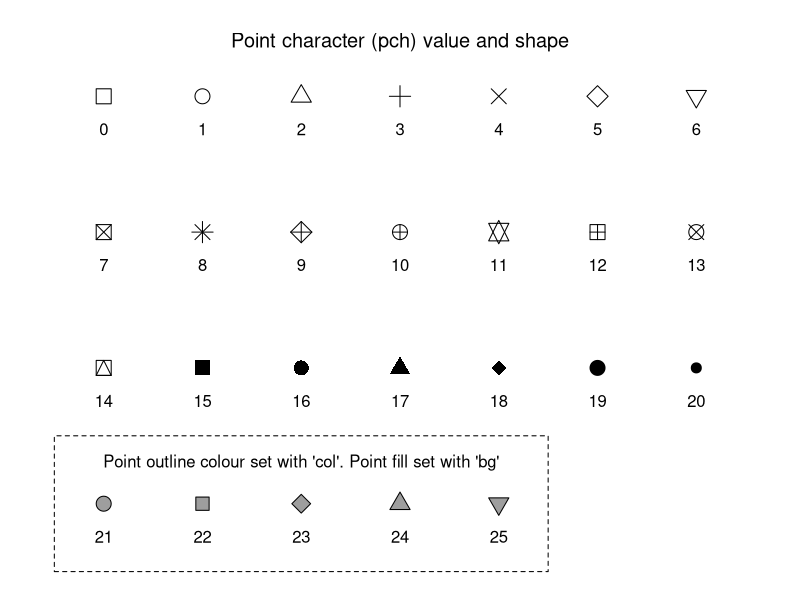

Reproduce this figure in R.
# Plot all shapes and colours
df <- expand.grid(x=1:7, y=4:1)

par(mar=c(4,4,4,4))
plot(df$x, df$y, pch=c(0:25,NA,NA), col=1, bg=24,
     axes=F, cex=2, xlab="", ylab="", xpd=T,
     font.main=1,
     main="Point character (pch) value and shape")

# Add pch value beneath each point
text(df$x, df$y, label=c(0:25,NA,NA), adj=c(0.5,3), xpd=T)

# Add explanation around last 5 shapes
rect(0.5, 0.5, 5.5, 1.5, xpd=T, lty=2)
text(3, 1.3, label="Point outline colour set with 'col'. Point fill set with 'bg'", xpd=T)